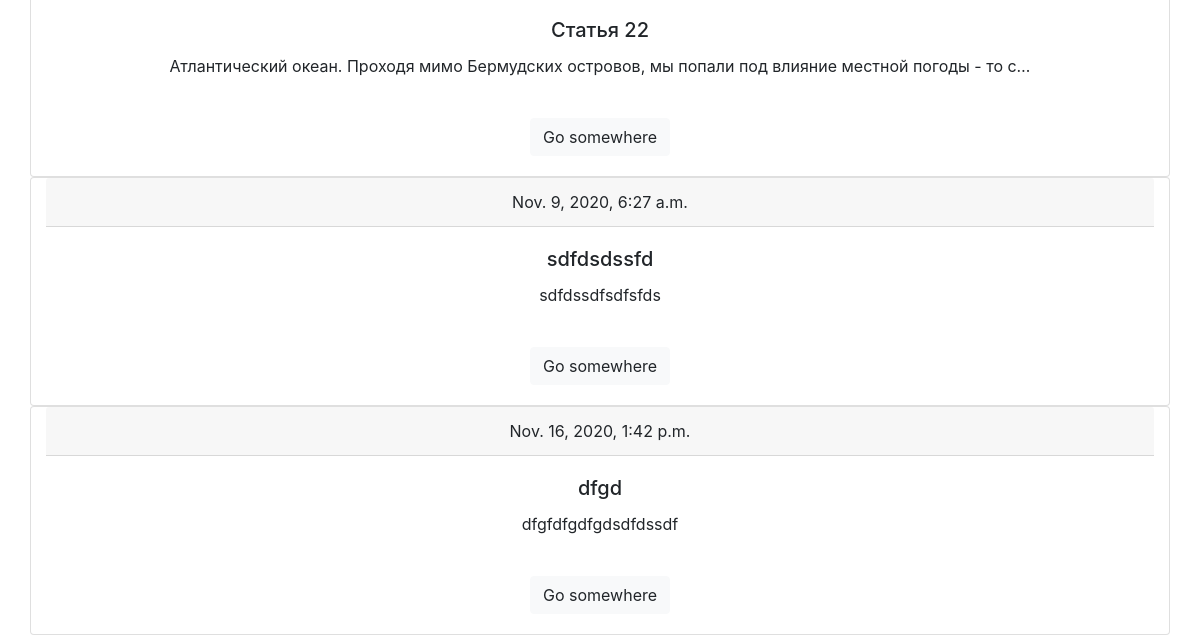
/ (lower part), run on an earlier commit of the app's database.
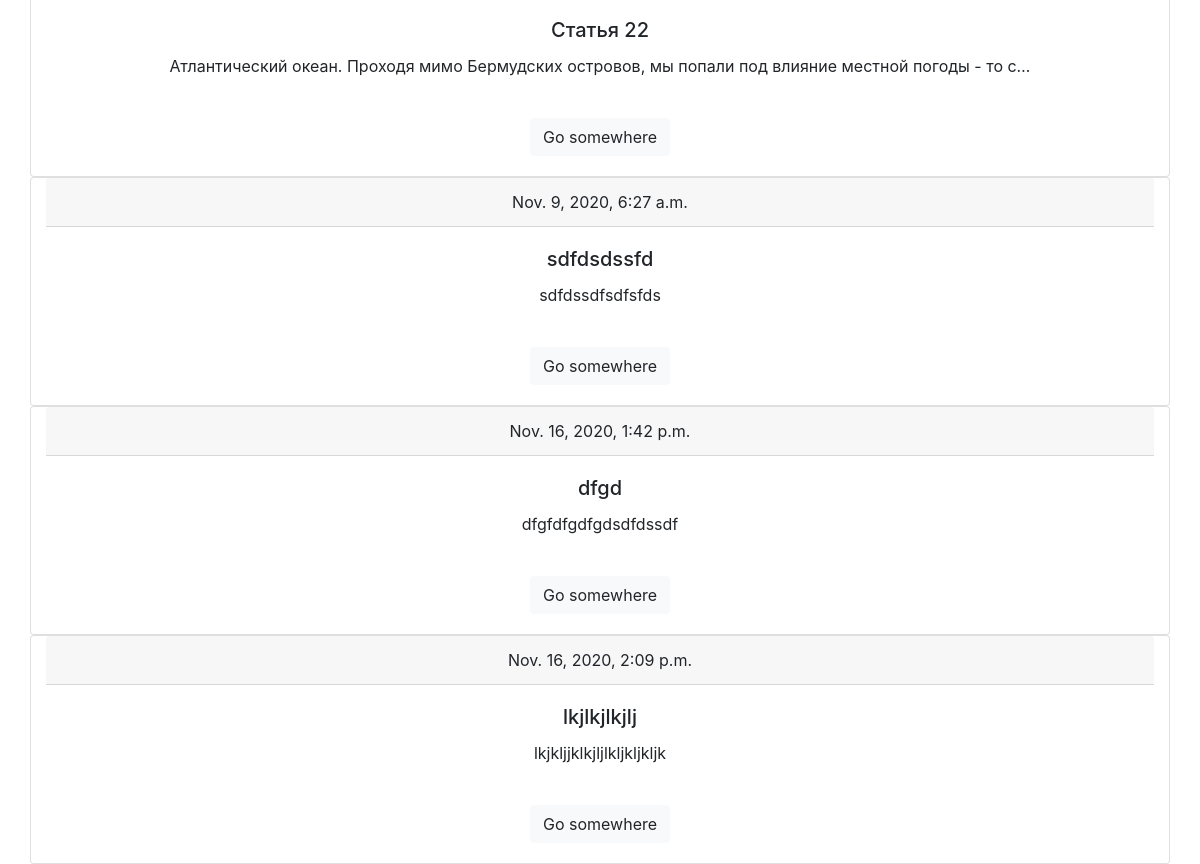
And on a later commit of the database.
### main/models.py (models this page shows, shortened)
class Article(models.Model):
    user_id = models.ForeignKey(User, on_delete=models.CASCADE, blank=True, null=True)
    create_date = models.DateTimeField(auto_now=True)
    title = models.CharField('title', max_length=100, null=False)
    body = models.TextField('body', null=False)

### main/views.py (the view)
# urls.py: path('', views.HomeListView.as_view()),
class HomeListView(ListView):
    model = Article
    template_name = 'main/index.html'
    context_object_name = 'articles'

### main/templates/main/index.html
{% extends 'main/base.html' %}
{% block content %}
{% for i in articles%}
<div class="card container">
  <div class="card-header">
      {{i.create_date}}
  </div>
  <div class="card-body">
    <h5 class="card-title">{{i.title}}</h5>
    <p class="card-text">{{i.body|truncatechars:"100"}}</p><br>
    <a href="/article/{{i.id}}" class="btn btn-light">Go somewhere</a>
  </div>
</div>
{% endfor %}
{% endblock %}

What changed in the data, as far as the page shows it:
added Article: create_date "Nov. 16, 2020, 2:09 p.m.", title "lkjlkjlkjlj", body "lkjkljjklkjljlkljkljkljk"
